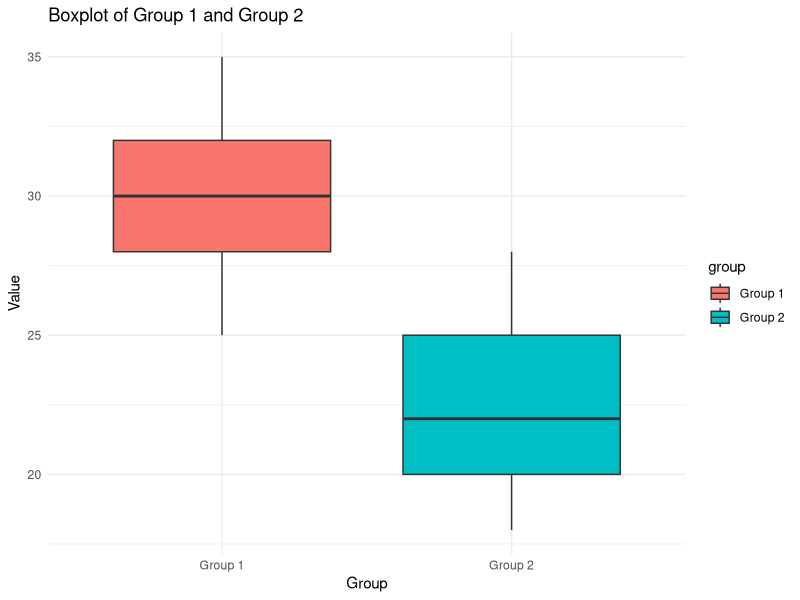
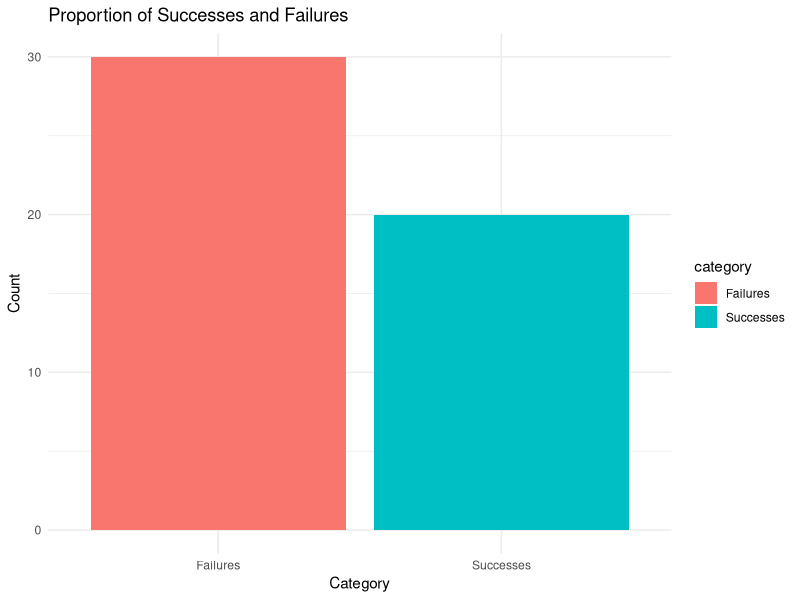
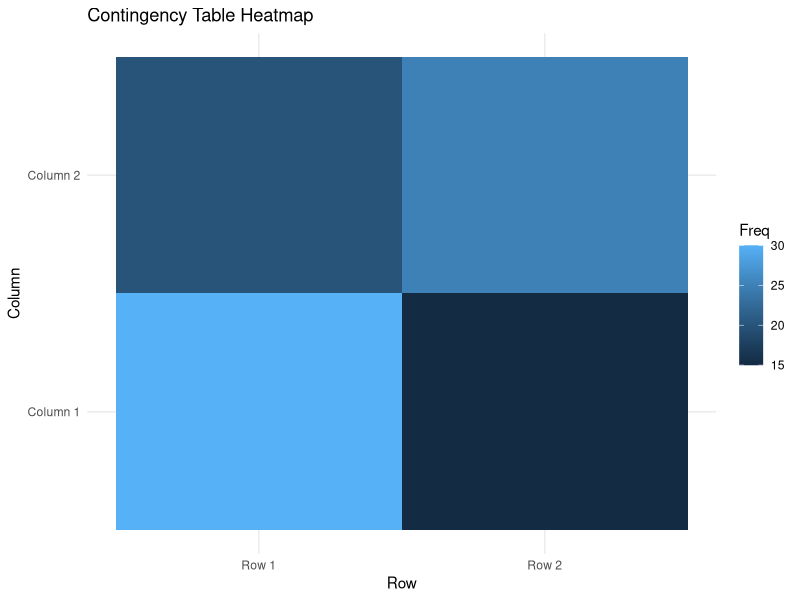

Here is the R script that generated these plots, in order:
# Load necessary libraries
library(tidyverse)
library(ggplot2)

# Scenario 1: t-test for comparing means with visualization
group1 <- c(25, 30, 28, 35, 32)
group2 <- c(20, 22, 18, 25, 28)

# Perform the t-test
t_test_result <- t.test(group1, group2)

# Boxplot for the two groups
data_ttest <- data.frame(
  group = rep(c("Group 1", "Group 2"), each = 5),
  value = c(group1, group2)
)

ggplot(data_ttest, aes(x = group, y = value, fill = group)) +
  geom_boxplot() +
  labs(title = "Boxplot of Group 1 and Group 2", x = "Group", y = "Value") +
  theme_minimal()

# Scenario 2: Z-test for proportions with visualization
successes <- 20
total_trials <- 50
expected_proportion <- 0.5  # Example expected proportion

# Perform the Z-test
prop_test_result <- prop.test(successes, total_trials, p = expected_proportion, alternative = "two.sided")

# Bar plot for proportion of successes
data_ztest <- data.frame(
  category = c("Successes", "Failures"),
  count = c(successes, total_trials - successes)
)

ggplot(data_ztest, aes(x = category, y = count, fill = category)) +
  geom_bar(stat = "identity") +
  labs(title = "Proportion of Successes and Failures", x = "Category", y = "Count") +
  theme_minimal()

# Scenario 3: Chi-Square test for independence with visualization
data <- matrix(c(30, 20, 15, 25), nrow = 2, byrow = TRUE)
rownames(data) <- c("Row 1", "Row 2")
colnames(data) <- c("Column 1", "Column 2")

# Perform the Chi-Square test
chi_square_result <- chisq.test(data)

# Corrected data frame for heatmap
data_chi <- as.data.frame(as.table(data))  # Convert matrix to data frame

ggplot(data_chi, aes(x = Var1, y = Var2, fill = Freq)) +
  geom_tile() +
  labs(title = "Contingency Table Heatmap", x = "Row", y = "Column") +
  theme_minimal()

# Print results for the hypothesis tests
print("t-Test Result:")
print(t_test_result)

print("Z-Test Result:")
print(prop_test_result)

print("Chi-Square Test Result:")
print(chi_square_result)
